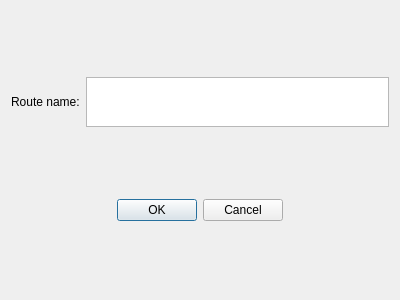
<?xml version="1.0" encoding="UTF-8"?>
<ui version="4.0">
 <class>AddRouteDialog</class>
 <widget class="QDialog" name="AddRouteDialog">
  <property name="geometry">
   <rect>
    <x>0</x>
    <y>0</y>
    <width>400</width>
    <height>300</height>
   </rect>
  </property>
  <property name="windowTitle">
   <string>AddRouteDialog</string>
  </property>
  <layout class="QGridLayout" name="gridLayout">
   <item row="0" column="0">
    <widget class="QLabel" name="RouteNameLabel">
     <property name="maximumSize">
      <size>
       <width>16777215</width>
       <height>16777215</height>
      </size>
     </property>
     <property name="text">
      <string>Route name:</string>
     </property>
    </widget>
   </item>
   <item row="0" column="1">
    <widget class="QPlainTextEdit" name="RouteName">
     <property name="maximumSize">
      <size>
       <width>16777215</width>
       <height>50</height>
      </size>
     </property>
     <property name="verticalScrollBarPolicy">
      <enum>Qt::ScrollBarAlwaysOff</enum>
     </property>
     <property name="horizontalScrollBarPolicy">
      <enum>Qt::ScrollBarAlwaysOff</enum>
     </property>
    </widget>
   </item>
   <item row="1" column="0" colspan="2">
    <widget class="QDialogButtonBox" name="DialogButtons">
     <property name="standardButtons">
      <set>QDialogButtonBox::Cancel|QDialogButtonBox::Ok</set>
     </property>
     <property name="centerButtons">
      <bool>true</bool>
     </property>
    </widget>
   </item>
  </layout>
 </widget>
 <layoutdefault spacing="6" margin="11"/>
 <resources/>
 <connections>
  <connection>
   <sender>DialogButtons</sender>
   <signal>accepted()</signal>
   <receiver>AddRouteDialog</receiver>
   <slot>accept()</slot>
   <hints>
    <hint type="sourcelabel">
     <x>199</x>
     <y>203</y>
    </hint>
    <hint type="destinationlabel">
     <x>199</x>
     <y>149</y>
    </hint>
   </hints>
  </connection>
  <connection>
   <sender>DialogButtons</sender>
   <signal>rejected()</signal>
   <receiver>AddRouteDialog</receiver>
   <slot>reject()</slot>
   <hints>
    <hint type="sourcelabel">
     <x>199</x>
     <y>203</y>
    </hint>
    <hint type="destinationlabel">
     <x>199</x>
     <y>149</y>
    </hint>
   </hints>
  </connection>
 </connections>
</ui>
